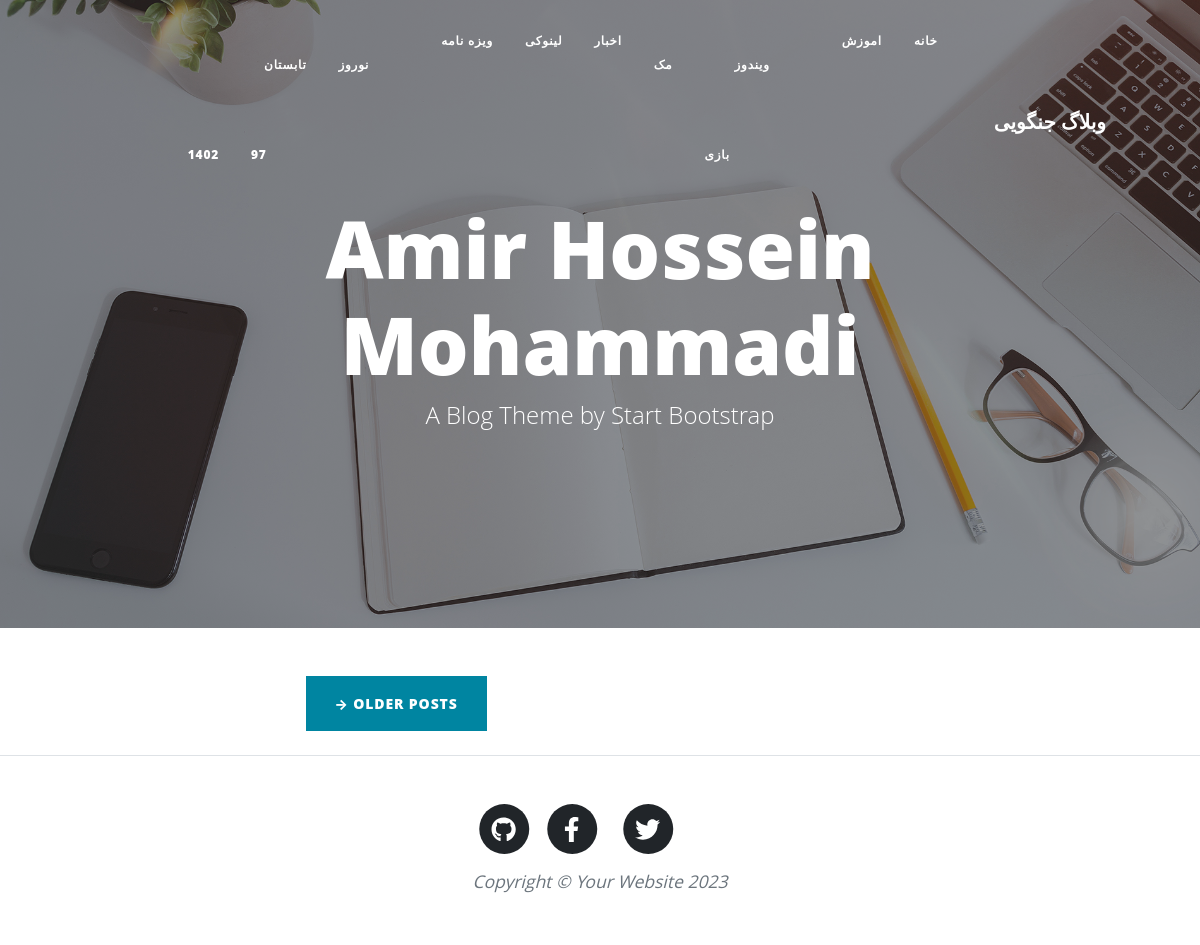
The page / on the database its author committed.
### home/models.py (models this page shows, shortened)
class Category(models.Model):
    parent = models.ForeignKey('self', null=True, blank=True, related_name='children', on_delete=models.SET_NULL, verbose_name='زیر دسته')
    title = models.CharField(max_length=100, verbose_name="عنوان دسته بندی")
    slug = models.SlugField(max_length=100, unique=True, verbose_name="ادرس دسته بندی")
    status = models.BooleanField(default=True, verbose_name="آیا نمایش داده شود؟")
    position = models.IntegerField(verbose_name="موقعیت")
    class Meta:  # ین کلاس برای تنظیمات مدل هست
        verbose_name_plural = 'دسته بندی ها'
        verbose_name = 'دسته بندی'
        ordering = ['parent__id', 'position'] # می خوام رکورد ها بر اساس پوزیشن و به صورت صعودی مرتب بشه

### home/views.py (the view)
# urls.py: path('', views.home, name='home'),
def home(request):
    paginator = Paginator(Article.objects.all(), 5) # همه ارتیکل ها رو میگیره و هر 5 تا رو توی یک پنجره نشون میده
    page = request.GET.get('page')
    Articles = paginator.get_page(page)
    me = {
        'articles': Articles,
        'categories': Category.objects.all().filter(status=True),
    }
    return render(request, 'home.html', me)

### home/templatetags/base_tags.py (called while the page is built)
@register.simple_tag
def title():
    return 'وبلاگ جنگویی'

### templates/home.html (shortened to what this page needs)
{% extends 'base.html' %}
{% load static %}
{% block pageHeader %}
        <header class="masthead" style="background-image: url('{% static "//home/assets/img/home-bg.jpg"  %}')">
            <div class="container position-relative px-4 px-lg-5">
                <div class="row gx-4 gx-lg-5 justify-content-center">
                    <div class="col-md-10 col-lg-8 col-xl-7">
                        <div class="site-heading">
                            <h1>Amir Hossein Mohammadi</h1>
                            <span class="subheading">A Blog Theme by Start Bootstrap</span>
                        </div>
                    </div>
                </div>
            </div>
        </header>
{% endblock %}
        {% block main %}
        <div class="container px-4 px-lg-5">
            <div class="row gx-4 gx-lg-5 justify-content-center">
                <div class="col-md-10 col-lg-8 col-xl-7">
                    <div class="d-flex justify-content-end mb-4"><a class="btn btn-primary text-uppercase" href="#!">Older Posts →</a></div>
                </div>
            </div>
        </div>
        {% endblock %}

### home/templates/base.html (shortened to what this page needs)
<!DOCTYPE html>
{% load base_tags %}
{% load static %}
<html lang="en">
<head>
    <link href="{% static 'home/css/styles.css' %}" rel="stylesheet" />
    <link href="{% static 'home/css/rtl.css' %}" rel="stylesheet" />
    </head>
    <body>
    </body>
</html>
        <nav class="navbar navbar-expand-lg navbar-light" id="mainNav">
            <div class="container px-4 px-lg-5">
                <a class="navbar-brand" href="{% url 'home:home' %}"> {% title %} </a>
                    <div class="collapse navbar-collapse subnav" id="navbarResponsive">
                            <ul class="navbar-nav ms-auto py-4 py-lg-0 m-lg-0">
                                <li class="nav-item"><a class="nav-link px-lg-3 py-3 py-lg-4" href="{% url 'home:home' %}">خانه</a></li>
                                {% for cat in categories %}
                                    {% if cat.parent == null %}
                                        <li class="nav-item"><a class="nav-link px-lg-3 py-3 py-lg-4" href="{% url 'home:category' cat.slug %}">{{cat.title}}</a></li>
                                        {% if cat.children.all %}
                                            {% include 'category_loop.html' %}
                                        {% endif %}
                                    {% endif %}
                                {% endfor %}
                            </ul>
                        </div>
            </div>
        </nav>
        {% block pageHeader %}
        {% endblock %}
        {% block main %}
        {% endblock %}
        <footer class="border-top">
            <div class="container px-4 px-lg-5">
                <div class="row gx-4 gx-lg-5 justify-content-center">
                    <div class="col-md-10 col-lg-8 col-xl-7">
                        <ul class="list-inline text-center">
                            <li class="list-inline-item">
                                <a href="#!">
                                    <span class="fa-stack fa-lg">
                                        <i class="fas fa-circle fa-stack-2x"></i>
                                        <i class="fab fa-twitter fa-stack-1x fa-inverse"></i>
                                    </span>
                                </a>
                            </li>
                            <li class="list-inline-item">
                                <a href="#!">
                                    <span class="fa-stack fa-lg">
                                        <i class="fas fa-circle fa-stack-2x"></i>
                                        <i class="fab fa-facebook-f fa-stack-1x fa-inverse"></i>
                                    </span>
                                </a>
                            </li>
                            <li class="list-inline-item">
                                <a href="#!">
                                    <span class="fa-stack fa-lg">
                                        <i class="fas fa-circle fa-stack-2x"></i>
                                        <i class="fab fa-github fa-stack-1x fa-inverse"></i>
                                    </span>
                                </a>
                            </li>
                        </ul>
                        <div class="small text-center text-muted fst-italic">Copyright &copy; Your Website 2023</div>
                    </div>
                </div>
            </div>
        </footer>
    </body>
</html>

### home/templates/category_loop.html
<ul class="navbar-nav ms-auto py-4 py-lg-4 ">
  {% for cat in cat.children.all %}
    <li class="nav-item">
      <a class="nav-link px-lg-3 py-4 py-lg-6" href="{% url 'home:category' cat.slug %}">{{cat.title}}</a>
      {% if cat.children.all %}
        {% include 'category_loop.html' %}
      {% endif %}
    </li>
  {% endfor %}
</ul>

### static/home/css/rtl.css (style rules this page uses)
body { direction: rtl; text-align: right; font-family: Sahel; font-size: 20px; }
.navbar-nav { margin-left: initial !important; margin-right: auto; }

### rows shown on the page
Category: title "اموزش"
Category: title "ویندوز"
Category: title "بازی"
Category: title "مک"
Category: title "اخبار"
Category: title "لینوکی"
Category: title "ویزه نامه"
Category: title "نوروز"
Category: title "تابستان"
Category: title "97"
Category: title "1402"
